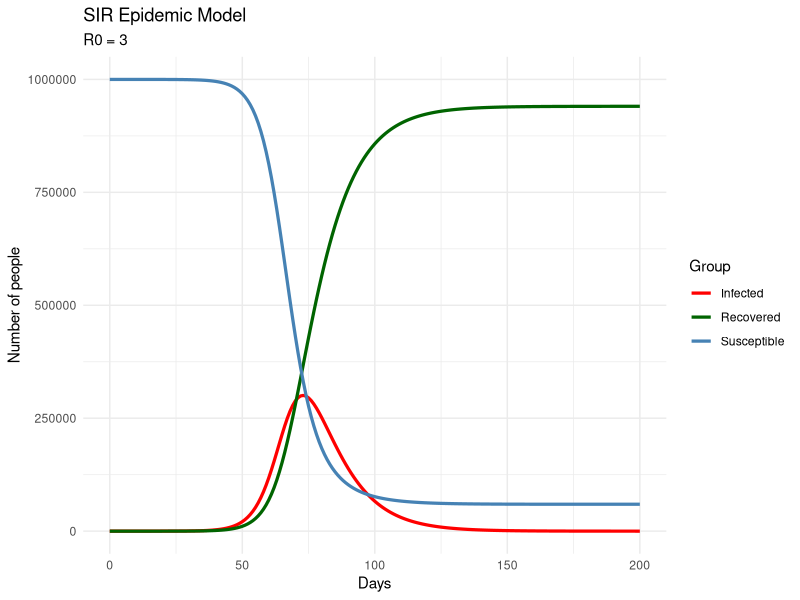
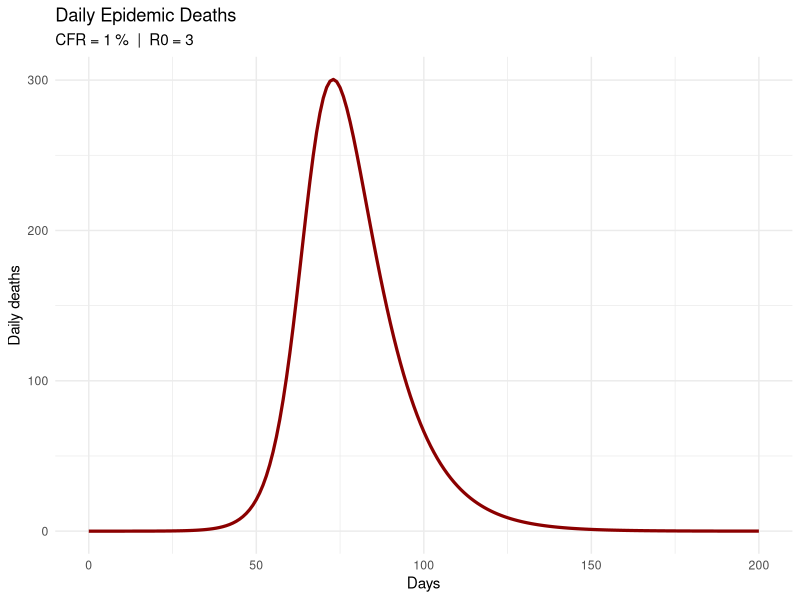

These figures' R source, in order:
## ---- chunk 1
library(deSolve)
library(ggplot2)
library(tidyr)

N <- 1000000
parameters <- c(a = 0.0000003, b = 0.1)
initial_state <- c(S = N-1, I = 1, R = 0)
time <- seq(0, 200, by = 1)

sir_equations <- function(time, state, parameters) {
  S <- state["S"]; I <- state["I"]; R <- state["R"]
  a <- parameters["a"]; b <- parameters["b"]
  list(c(-a*S*I, a*S*I - b*I, b*I))
}

sir_output <- as.data.frame(ode(
  y = initial_state, times = time,
  func = sir_equations, parms = parameters
))

R0 <- (parameters["a"] * N) / parameters["b"]

sir_long <- pivot_longer(sir_output, cols = c(S,I,R),
                         names_to = "compartment", values_to = "count")

ggplot(sir_long, aes(x=time, y=count, color=compartment)) +
  geom_line(size=1.1) +
  scale_color_manual(
    values = c(S="steelblue", I="red", R="darkgreen"),
    labels = c(S="Susceptible", I="Infected", R="Recovered")
  ) +
  labs(title="SIR Epidemic Model",
       subtitle = paste("R0 =", round(R0, 2)),
       x="Days", y="Number of people", color="Group") +
  theme_minimal()
## ---- chunk 2
CFR <- 0.01
sir_output$daily_deaths <- CFR * parameters["b"] * sir_output$I
sir_output$cumulative_deaths <- cumsum(sir_output$daily_deaths)

ggplot(sir_output, aes(x=time, y=daily_deaths)) +
  geom_line(color="darkred", size=1.1) +
  labs(title="Daily Epidemic Deaths",
       subtitle = paste("CFR =", CFR*100, "%  |  R0 =", round(R0,2)),
       x="Days", y="Daily deaths") +
  theme_minimal()
## ---- chunk 3
n_policies      <- 10000
benefit         <- 100000
qx_baseline     <- 0.004

baseline_deaths <- n_policies * qx_baseline
baseline_claims <- baseline_deaths * benefit
epidemic_deaths <- max(sir_output$cumulative_deaths)
extra_claims    <- epidemic_deaths * benefit
total_claims    <- baseline_claims + extra_claims
stress_ratio    <- total_claims / baseline_claims
